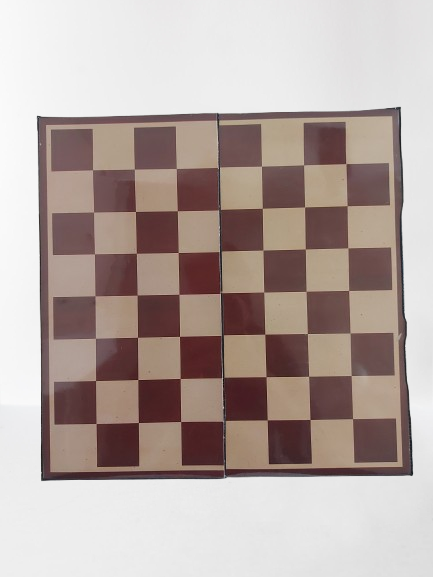
#> input picture Homography Computation/Chessboard/Chessboard/1.png, 433 x 577 px
$ jupyter execute RANSAC_FLANN.ipynb
#> lines starting #> are read from the running program, lines starting #| are printed output that depends on the picture; long printed decimals are rounded
[cell 1]
import cv2
import numpy as np
import matplotlib.pyplot as plt
import imageio

[cell 2]
def find_method_descriptor(image):

    descriptor = cv2.ORB_create()
    keypoints, features = descriptor.detectAndCompute(image, None)
    return keypoints, features

[cell 3]
def plotSideBySide(query_image, train_image, savefig_name, xlabel_a, xlabel_b):

    fig, (ax1, ax2) = plt.subplots(nrows=1, ncols=2, constrained_layout=False, figsize=(16,9))
    ax1.imshow(query_image)
    ax1.set_xlabel(xlabel_a, fontsize=14)

    ax2.imshow(train_image)
    ax2.set_xlabel(xlabel_b, fontsize=14)

    # Statement to be printed below the images
    plt.savefig(savefig_name+".png", bbox_inches="tight")
    plt.show()

[cell 4]
def matchKeyPointsFLANN(featuresA, featuresB, ratio):
    # Define the FLANN parameters
    FLANN_INDEX_KDTREE = 1
    index_params = dict(algorithm=FLANN_INDEX_KDTREE, trees=5)
    search_params = dict(checks=50)  # or pass empty dictionary {}

    # Create the FLANN matcher object
    flann = cv2.FlannBasedMatcher(index_params, search_params)

    # Perform k-nearest neighbors matching
    rawMatches = flann.knnMatch(featuresA, featuresB, k=2)

    # Apply Lowe's ratio test
    matches = []
    for m, n in rawMatches:
        if m.distance < n.distance * ratio:
            matches.append(m)

    return matches

[cell 5]
def getHomography(kpsA, kpsB, matches, reprojThresh):
    # convert the keypoints to numpy arrays
    kpsA = np.float32([kp.pt for kp in kpsA])
    kpsB = np.float32([kp.pt for kp in kpsB])

    if len(matches) > 4:

        # construct the two sets of points
        ptsA = np.float32([kpsA[m.queryIdx] for m in matches])
        ptsB = np.float32([kpsB[m.trainIdx] for m in matches])

        # estimate the homography between the sets of points
        (H, status) = cv2.findHomography(ptsA, ptsB, cv2.RANSAC, reprojThresh)

        return (matches, H, status)
    else:
        return None

[cell 6]
def warpImage(image, H, dims):
    """
    Warp the given image using the homography matrix.

    Args:
        image: The image to be warped.
        H: The homography matrix.
        dims: The dimensions of the output image (typically the size of the second image).

    Returns:
        The warped image.
    """
    warped = cv2.warpPerspective(image, H, dims)
    return warped

[cell 7]
def computeReprojectionError(kpsA, kpsB, H):
    """
    Compute the reprojection error between matched keypoints.

    Args:
        kpsA: Keypoints from image A.
        kpsB: Keypoints from image B.
        H: The homography matrix.

    Returns:
        The reprojection error.
    """
    # Convert keypoints to homogeneous coordinates (add a column of 1s for matrix multiplication)
    ptsA = np.float32([kp.pt for kp in kpsA])
    ptsB = np.float32([kp.pt for kp in kpsB])

    # Transform points in image A to the coordinate system of image B using homography H
    ptsA_transformed = cv2.perspectiveTransform(np.expand_dims(ptsA, axis=0), H)

    # Calculate Euclidean distance between actual keypoints in B and transformed points
    error = np.linalg.norm(ptsA_transformed[0] - ptsB, axis=1)

    # Average reprojection error
    reprojection_error = np.mean(error)
    return reprojection_error

# ORB Detector

[cell 8]
train_image = imageio.imread("./Chessboard/1.png")
#> train_image is the input picture: shape (577, 433, 4); mean R, G, B, A 180.5, 166.7, 162, 255
train_image_gray = cv2.cvtColor(train_image, cv2.COLOR_RGB2GRAY)
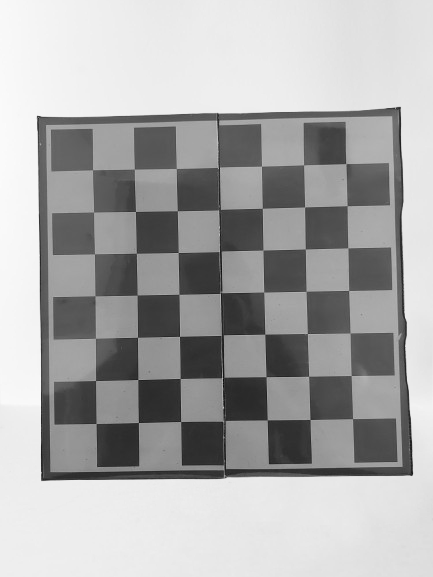
#> train_image_gray: shape (577, 433); min 8, max 251, mean 170.3
query_image = imageio.imread("./Chessboard/2.png")
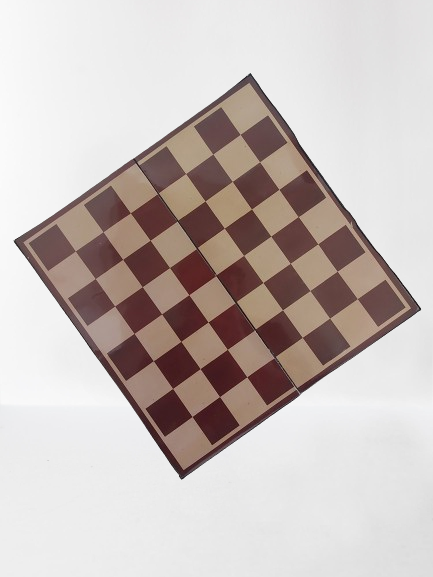
#> input picture Homography Computation/Chessboard/Chessboard/2.png, 433 x 577 px
#> query_image is the input picture: shape (577, 433, 4); mean R, G, B, A 199.2, 189.6, 186.5, 255
query_image_gray = cv2.cvtColor(query_image,cv2.COLOR_RGB2GRAY)
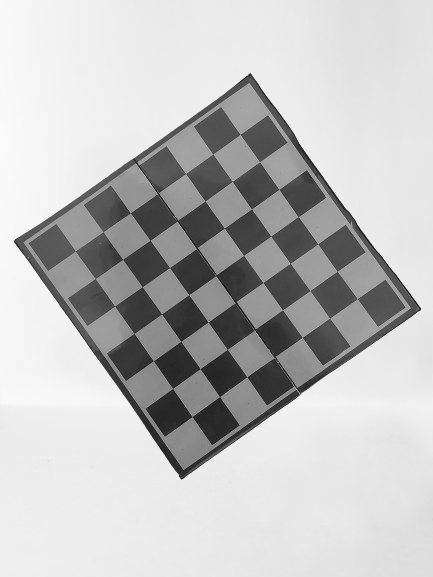
#> query_image_gray: shape (577, 433); min 7, max 251, mean 192.1

plotSideBySide(query_image, train_image, "Images", "Query image", "Train image - Image to be transformed")
#> in plotSideBySide, `plt.savefig(savefig_name+".png", bbox_inches="tight")`:
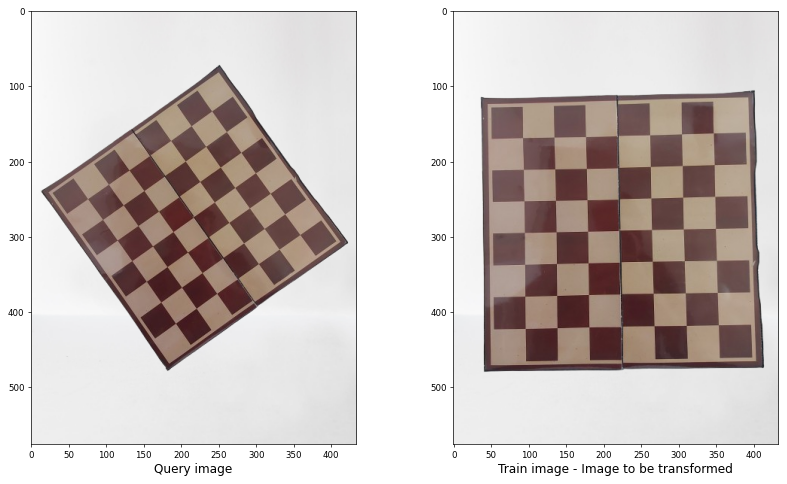
#> figure drawn by matplotlib, 2 panels

[cell 9]
keypointsA, featuresA = find_method_descriptor(train_image_gray)
#> in find_method_descriptor, `keypoints, features = descriptor.detectAndCompute(image, None)`: keypoints = 500 keypoints; strongest (x, y, size): (42, 479, 31), (399, 108, 31), (38, 116, 31), (37, 116, 37.2)
#> keypointsA has the same summary as keypoints in find_method_descriptor
keypointsB, featuresB = find_method_descriptor(query_image_gray)
#> in find_method_descriptor (call 2), `keypoints, features = descriptor.detectAndCompute(image, None)`: keypoints = 500 keypoints; strongest (x, y, size): (182, 478, 31), (250, 74, 31), (181, 478, 37.2), (181, 477, 44.6)
#> keypointsB has the same summary as keypoints in find_method_descriptor

[cell 10]
# display the keypoints and features detected on both images
fig, (ax1,ax2) = plt.subplots(nrows=1, ncols=2, figsize=(20,8), constrained_layout=False)
ax1.imshow(cv2.drawKeypoints(train_image_gray,keypointsA,None,color=(0,255,0)))
ax1.set_xlabel("(a)", fontsize=14)
ax2.imshow(cv2.drawKeypoints(query_image_gray,keypointsB,None,color=(0,255,0)))
ax2.set_xlabel("(b)", fontsize=14)
statement = f'Keypoints detected using the ORB detector.'

# Print the statement below the images
fig.text(0.5, 0.01, statement, ha='center', fontsize=12)
plt.savefig("Keypoints.png", bbox_inches="tight")
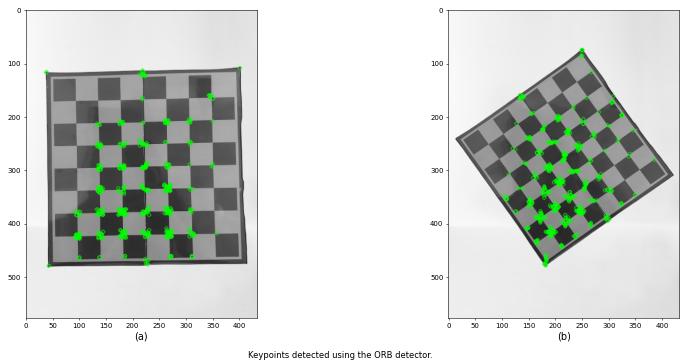
#> figure drawn by matplotlib, 2 panels
plt.show()

[cell 11]
fig = plt.figure(figsize=(20, 8))

featuresA = np.float32(featuresA)
featuresB = np.float32(featuresB)

matches = matchKeyPointsFLANN(featuresA, featuresB, ratio=0.75)
#> in matchKeyPointsFLANN, `rawMatches = flann.knnMatch(featuresA, featuresB, k=2)`: rawMatches = 500 matches
#> after the loop in matchKeyPointsFLANN, `for m, n in rawMatches:`: matches = 59 matches
#> matches = 59 matches
img3 = cv2.drawMatches(train_image, keypointsA, query_image, keypointsB, np.random.choice(matches, 100), None, flags=cv2.DrawMatchesFlags_NOT_DRAW_SINGLE_POINTS)
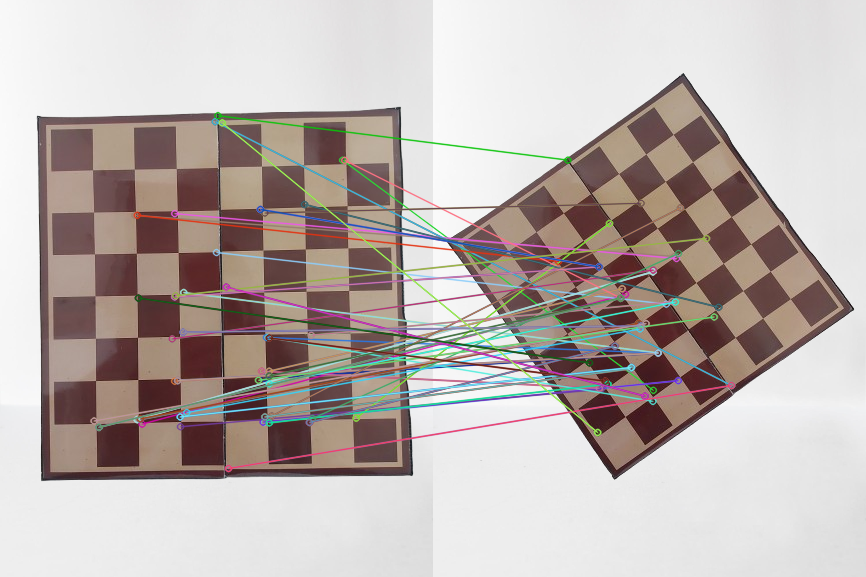
#> img3: shape (577, 866, 4); mean R, G, B, A 188.2, 178.3, 174.9, 255

plt.imshow(img3)
plt.savefig("Matching_ORB.png", bbox_inches="tight")
plt.show()

[cell 12]
M = getHomography(keypointsA, keypointsB, matches, reprojThresh=5)
#> in getHomography, `kpsA = np.float32([kp.pt for kp in kpsA])`: kpsA = 500 pairs, first value 37.2 to 399, second value 108 to 479
#> in getHomography, `kpsB = np.float32([kp.pt for kp in kpsB])`: kpsB = 500 pairs, first value 104.5 to 385, second value 74 to 478
#> in getHomography, `ptsA = np.float32([kpsA[m.queryIdx] for m in matches])`: ptsA = 59 pairs, first value 93.6 to 355.7, second value 115.2 to 468
#> in getHomography, `ptsB = np.float32([kpsB[m.trainIdx] for m in matches])`: ptsB = 59 pairs, first value 125 to 298, second value 159.6 to 432
#> in getHomography, `(H, status) = cv2.findHomography(ptsA, ptsB, cv2.RANSAC, reprojThresh)`: H = [[-1.9, -0.292, 296.5], [-2.92, -0.395, 430.8], [-0.00716, -0.00106, 1]]; status = 59 values, max 1 at index 10, min 0 at index 0, mean 0.136
#> M = 3 matches
if M is None:
    print("Error!")
(matches, H, status) = M
print(H)
#| [[-1.89714253e+00 -2.92469738e-01  2.96517021e+02]
#|  [-2.92296630e+00 -3.95177865e-01  4.30841107e+02]
#|  [-7.15756512e-03 -1.05877097e-03  1.00000000e+00]]

[cell 13]
ptsA = [keypointsA[m.queryIdx] for m in matches]
#> ptsA = 59 keypoints; strongest (x, y, size): (220, 296, 31), (142, 424, 37.2), (309, 422, 31), (312, 418, 31)
ptsB = [keypointsB[m.trainIdx] for m in matches]
#> ptsB = 59 keypoints; strongest (x, y, size): (134, 160, 37.2), (198, 367, 31), (170, 389, 31), (176, 223, 31)

# Warp image A into image B's space
warped_image = warpImage(train_image, H, (query_image.shape[1], query_image.shape[0]))
#> in warpImage, `warped = cv2.warpPerspective(image, H, dims)`:
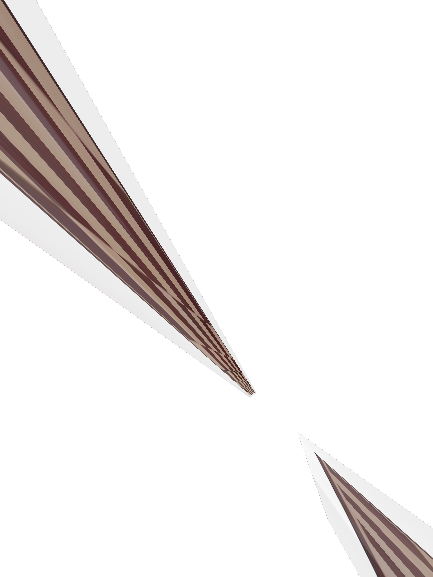
#> warped: shape (577, 433, 4); mean R, G, B, A 31.4, 28.3, 27.5, 46.6; transparent parts drawn white

# Compute the reprojection error
error = computeReprojectionError(ptsA, ptsB, H)
#> in computeReprojectionError, `ptsA = np.float32([kp.pt for kp in kpsA])`: ptsA = 59 pairs, first value 93.6 to 355.7, second value 115.2 to 468
#> in computeReprojectionError, `ptsB = np.float32([kp.pt for kp in kpsB])`: ptsB = 59 pairs, first value 125 to 298, second value 159.6 to 432
#> in computeReprojectionError, `ptsA_transformed = cv2.perspectiveTransform(np.expand_dims(ptsA, axis=..`: ptsA_transformed = 59 pairs, first value 35.03 to 251.7, second value 77.41 to 391
#> in computeReprojectionError, `error = np.linalg.norm(ptsA_transformed[0] - ptsB, axis=1)`: error = 59 values, max 303.1 at index 31, min 0.0836 at index 10, mean 78.19
#> in computeReprojectionError, `reprojection_error = np.mean(error)`: reprojection_error = 78.19
#> error = 78.19
print("Reprojection error:", error)
#| Reprojection error: 78.186

[cell 14]
plotSideBySide(query_image, warped_image, "Final", "Query image", "Warped Image")
